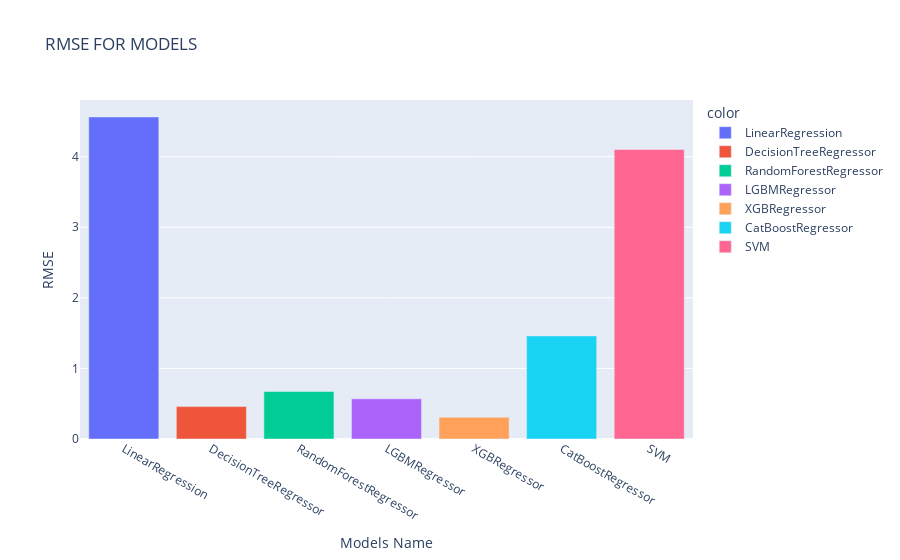

The cell this chart's notebook holds for it:
### Code cell
import plotly.express as px
# Example data
x = list(RMSE_DIC.keys())
y = list(RMSE_DIC.values())

# Create the bar plot
fig = px.bar(x=x, y=y, title='RMSE FOR MODELS', color = x, labels={'x': 'Models Name', 'y': 'RMSE'})

# Display the plot
fig.show()

### Figure 1 — Plotly figure (JSON) as saved in the notebook; plotly's stock layout.template omitted (floating-point values rounded to 4 significant figures)
{"data": [{"alignmentgroup": "True", "hovertemplate": "color=LinearRegression<br>Models Name=%{x}<br>RMSE=%{y}<extra></extra>", "legendgroup": "LinearRegression", "marker": {"color": "#636efa", "pattern": {"shape": ""}}, "name": "LinearRegression", "offsetgroup": "LinearRegression", "orientation": "v", "showlegend": true, "textposition": "auto", "type": "bar", "x": ["LinearRegression"], "xaxis": "x", "y": [4.563], "yaxis": "y"}, {"alignmentgroup": "True", "hovertemplate": "color=DecisionTreeRegressor<br>Models Name=%{x}<br>RMSE=%{y}<extra></extra>", "legendgroup": "DecisionTreeRegressor", "marker": {"color": "#EF553B", "pattern": {"shape": ""}}, "name": "DecisionTreeRegressor", "offsetgroup": "DecisionTreeRegressor", "orientation": "v", "showlegend": true, "textposition": "auto", "type": "bar", "x": ["DecisionTreeRegressor"], "xaxis": "x", "y": [0.4593], "yaxis": "y"}, {"alignmentgroup": "True", "hovertemplate": "color=RandomForestRegressor<br>Models Name=%{x}<br>RMSE=%{y}<extra></extra>", "legendgroup": "RandomForestRegressor", "marker": {"color": "#00cc96", "pattern": {"shape": ""}}, "name": "RandomForestRegressor", "offsetgroup": "RandomForestRegressor", "orientation": "v", "showlegend": true, "textposition": "auto", "type": "bar", "x": ["RandomForestRegressor"], "xaxis": "x", "y": [0.6738], "yaxis": "y"}, {"alignmentgroup": "True", "hovertemplate": "color=LGBMRegressor<br>Models Name=%{x}<br>RMSE=%{y}<extra></extra>", "legendgroup": "LGBMRegressor", "marker": {"color": "#ab63fa", "pattern": {"shape": ""}}, "name": "LGBMRegressor", "offsetgroup": "LGBMRegressor", "orientation": "v", "showlegend": true, "textposition": "auto", "type": "bar", "x": ["LGBMRegressor"], "xaxis": "x", "y": [0.5692], "yaxis": "y"}, {"alignmentgroup": "True", "hovertemplate": "color=XGBRegressor<br>Models Name=%{x}<br>RMSE=%{y}<extra></extra>", "legendgroup": "XGBRegressor", "marker": {"color": "#FFA15A", "pattern": {"shape": ""}}, "name": "XGBRegressor", "offsetgroup": "XGBRegressor", "orientation": "v", "showlegend": true, "textposition": "auto", "type": "bar", "x": ["XGBRegressor"], "xaxis": "x", "y": [0.308], "yaxis": "y"}, {"alignmentgroup": "True", "hovertemplate": "color=CatBoostRegressor<br>Models Name=%{x}<br>RMSE=%{y}<extra></extra>", "legendgroup": "CatBoostRegressor", "marker": {"color": "#19d3f3", "pattern": {"shape": ""}}, "name": "CatBoostRegressor", "offsetgroup": "CatBoostRegressor", "orientation": "v", "showlegend": true, "textposition": "auto", "type": "bar", "x": ["CatBoostRegressor"], "xaxis": "x", "y": [1.46], "yaxis": "y"}, {"alignmentgroup": "True", "hovertemplate": "color=SVM<br>Models Name=%{x}<br>RMSE=%{y}<extra></extra>", "legendgroup": "SVM", "marker": {"color": "#FF6692", "pattern": {"shape": ""}}, "name": "SVM", "offsetgroup": "SVM", "orientation": "v", "showlegend": true, "textposition": "auto", "type": "bar", "x": ["SVM"], "xaxis": "x", "y": [4.101], "yaxis": "y"}], "layout": {"barmode": "relative", "legend": {"title": {"text": "color"}, "tracegroupgap": 0}, "title": {"text": "RMSE FOR MODELS"}, "xaxis": {"anchor": "y", "domain": [0, 1], "title": {"text": "Models Name"}}, "yaxis": {"anchor": "x", "domain": [0, 1], "title": {"text": "RMSE"}}}}
